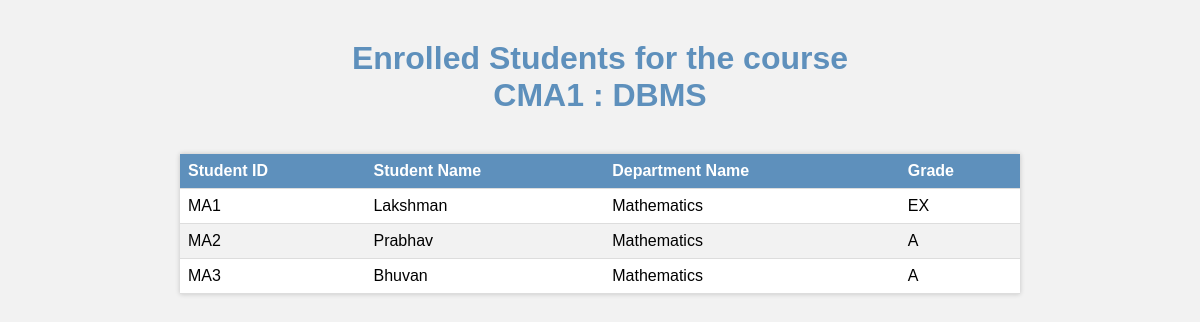
Page /students/CMA1 on the committed database.
### polls/models.py (models this page shows, shortened)
class course(models.Model):
    course_id = models.CharField(max_length=200, primary_key=True, unique=True, null=False)
    name = models.CharField(max_length=200, null=False)
    credits = models.IntegerField(null = False)
    faculty_id = models.ForeignKey(faculty, on_delete=models.CASCADE)
    course_dept_id = models.ForeignKey(department, on_delete=models.CASCADE)

class student(models.Model):
    student_id = models.CharField(max_length=200, primary_key=True,unique=True,null=False)
    name = models.CharField(max_length=200, null = False)
    department_id = models.ForeignKey(department,on_delete=models.CASCADE)
    email = models.CharField(max_length=200, null=False)
    phone_number = models.CharField(max_length=20, null=False)
    dob = models.DateField(null = False)
    username = models.CharField(max_length=20, null=False, unique = True)
    password = password = models.CharField(max_length=15, null=False)

class department(models.Model):
    department_id = models.CharField(max_length=200, primary_key=True, unique=True, null=False)
    name = models.CharField(max_length=200, null=False)

class enrollment(models.Model):
    enrollment_id = models.CharField(max_length=200, primary_key=True, null=False)
    student_id = models.ForeignKey(student, on_delete=models.CASCADE,null = False)
    course_id = models.ForeignKey(course, on_delete=models.CASCADE,null = False)
    grade = models.TextField(null=False, choices=[(
        "EX", "EX"), ("A", "A"), ("B", "B"), ("C", "C"), ("D", "D"), ("P", "P"), ("F", "F")])
    class Meta:
        constraints = [
            models.UniqueConstraint(
                fields=['student_id', 'course_id'], name='unique_student_course'
            )]

### polls/views.py (the view)
# urls.py: path('students/<course_id>', views.view_students_in_a_course, name="show_courses_by_a_faculty")
def view_students_in_a_course(request,course_id):
   enrolled_students = []
   for enroll in enrollment.objects.all():
       if enroll.course_id.course_id == course_id:
        student_taken = student_info_for_course()
        student_taken.student_name = enroll.student_id.name
        student_taken.student_id= enroll.student_id.student_id
        student_taken.student_dept_id = enroll.student_id.department_id.department_id
        student_taken.student_dept_name = enroll.student_id.department_id.name
        student_taken.enrollment_id = enroll.enrollment_id
        student_taken.grade = enroll.grade
        enrolled_students.append(student_taken)
   return render(request, 'polls/show_courses_by_a_faculty.html', {'course_id':course_id,
                                                                   'course_name':course.objects.get(course_id=course_id).name,
                                                                   'students_taken':enrolled_students})

### polls/template/polls/show_courses_by_a_faculty.html (shortened to what this page needs)
{% load static %}
<!DOCTYPE html>
<html>
<head>
</head>
<body>
    <h1>Enrolled Students for the course <br>{{course_id}} : {{course_name}}</h1>
    <table class="enrolled_students">
        <thead>
            <tr>
                <th>Student ID</th>
                <th>Student Name</th>
                <th>Department Name</th>
                <th>Grade</th>
            </tr>
        </thead>
        <tbody>
            {% for item in students_taken%}
            <tr>
                <td>{{item.student_id}}</td>
                <td>{{item.student_name}}</td>
                <td>{{item.student_dept_name}}</td>
                <td>{{item.grade}}</td>
            </tr>
            {% endfor %}
        </tbody>
    </table>
</body>
</html>

### polls/template/polls/show_courses_by_a_faculty.html (style rules this page uses)
body { font-family: Arial, sans-serif; margin: 0; padding: 0; background-color: #f2f2f2; }
h1 { text-align: center; color: #5e90bc; margin-top: 40px; }
.enrolled_students { border-collapse: collapse; width: 70%; margin: 40px auto; background-color: white; box-shadow: 0px 0px 5px 0px rgba(0, 0, 0, 0.2); column-gap: 0ch; }
th, td { text-align: left; padding: 8px; border-bottom: 1px solid #ddd; }
th { background-color: #5e90bc; color: white; }
tr:nth-child(even) { background-color: #f2f2f2; }

### rows in the picture
course: name "DBMS"
student: student_id "MA1", student_name "Lakshman"
department: student_dept_name "Mathematics" "Mathematics" "Mathematics"
enrollment: grade "EX"
student: student_id "MA2", student_name "Prabhav"
student: student_id "MA3", student_name "Bhuvan"

### other values in the picture
{{ course_id }} "CMA1"
{{ item.grade }} "A" "A"
